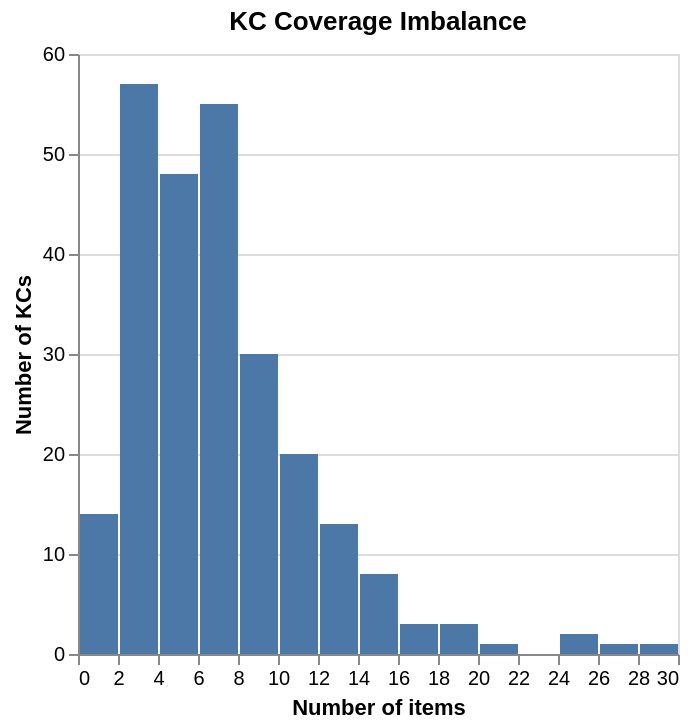

Notebook code for this chart:
### Markdown cell above
KC Coverage Imbalance

### Code cell
chart = alt.Chart(kc_coverage).mark_bar().encode(
    x=alt.X('num_items', title='Number of items').bin(maxbins=15),
    y=alt.Y('count()', title='Number of KCs'),
    tooltip=['count()']  
).properties(
    title='KC Coverage Imbalance'
)
chart

### Figure 1 — Vega-Lite specification as saved in the notebook (floating-point values rounded to 4 significant figures; data arrays with more than 128 entries replaced by an {"elided": "..."} marker saying what was removed)
{"config": {"view": {"continuousWidth": 300, "continuousHeight": 300}}, "data": {"name": "data-7a07c57c9bb2dedcc6fe39202a4a5670"}, "mark": {"type": "bar"}, "encoding": {"tooltip": [{"aggregate": "count", "type": "quantitative"}], "x": {"bin": {"maxbins": 15}, "field": "num_items", "title": "Number of items", "type": "quantitative"}, "y": {"aggregate": "count", "title": "Number of KCs", "type": "quantitative"}}, "title": "KC Coverage Imbalance", "$schema": "https://vega.github.io/schema/vega-lite/v6.4.1.json", "datasets": {"data-7a07c57c9bb2dedcc6fe39202a4a5670": {"elided": "256 records"}}}
